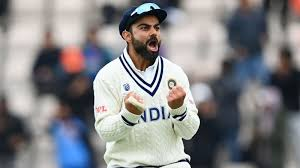
#> input picture DA 1/VK.jpeg, 300 x 168 px
$ python SCALING.py
#> lines starting #> are read from the running program, lines starting #| are printed output that depends on the picture
import cv2
from matplotlib import pyplot as plt
image = cv2.imread('VK.jpeg')
#> image is the input picture: shape (168, 300, 3); mean B, G, R 133.6, 131.5, 131.9
height, width = image.shape[:2]
#> height = 168; width = 300
center = (width/2, height/2)
#> center = (150, 84)
image1 = cv2.getRotationMatrix2D(center=center, angle=90, scale=0.5)
downscale = cv2.warpAffine(src=image, M=image1, dsize=(width, height))
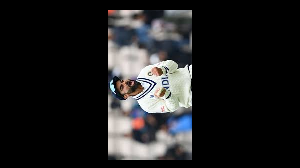
#> downscale: shape (168, 300, 3); mean B, G, R 33.4, 32.8, 33
image2 = cv2.getRotationMatrix2D(center=center, angle=90, scale=2.5)
upscale = cv2.warpAffine(src=image, M=image2, dsize=(width, height))
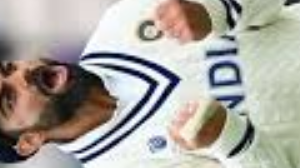
#> upscale: shape (168, 300, 3); mean B, G, R 159, 166, 170.2
plt.subplot(121), plt.imshow(downscale), plt.title('DOWNSCALE')
plt.subplot(122), plt.imshow(upscale), plt.title('UPSCALE')
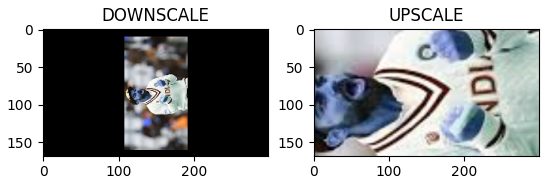
#> figure drawn by matplotlib, 2 panels; B, G, R data is drawn as R, G, B

$ run again, with DA 1/Apple.jpeg copied over DA 1/VK.jpeg
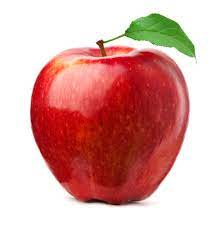
#> input picture DA 1/Apple.jpeg, 224 x 225 px
#> image is the input picture: shape (225, 224, 3); mean B, G, R 163.6, 168.1, 218.9
#> `upscale = cv2.warpAffine(src=image, M=image2, dsize=(width, height))`:
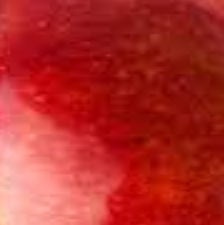
#> upscale: shape (225, 224, 3); mean B, G, R 39.9, 43.3, 177.9
#> `plt.subplot(122), plt.imshow(upscale), plt.title('UPSCALE')`:
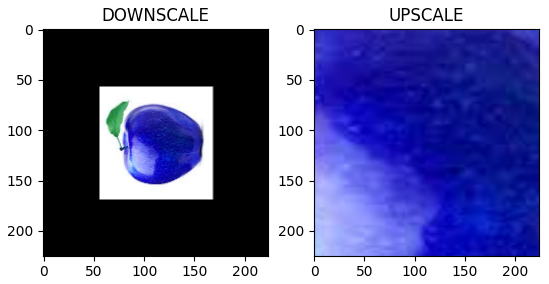
#> figure drawn by matplotlib, 2 panels; B, G, R data is drawn as R, G, B
